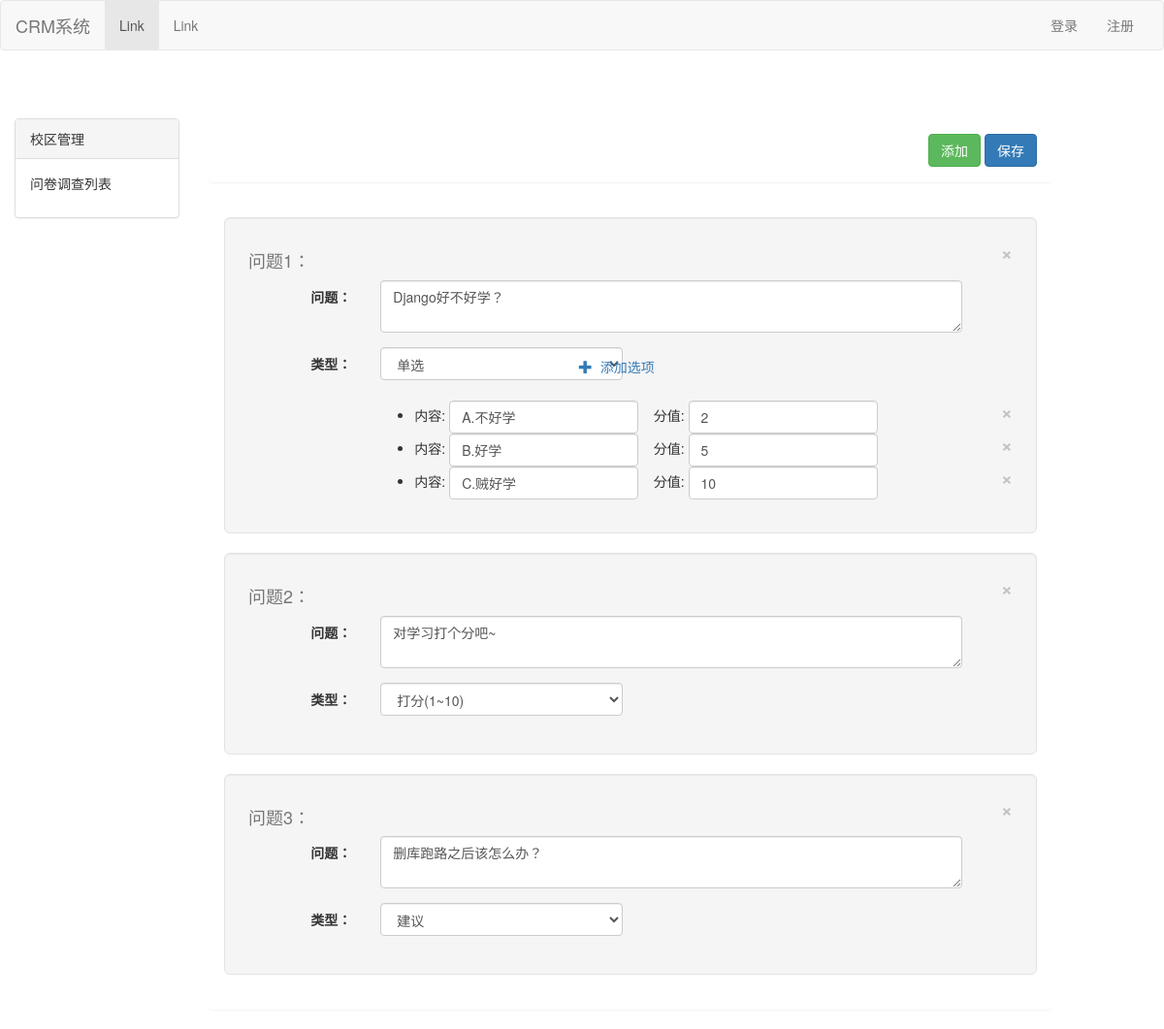
Page /question/8/ on the committed database.
### app01/models.py (models this page shows, shortened)
class Question(models.Model):
    caption = models.CharField(max_length=64, verbose_name='问题内容')
    question_types = (
        (1, '打分'),
        (2, '单选'),
        (3, 'c'),
    )
    tp = models.IntegerField(choices=question_types)
    naire = models.ForeignKey(to=Questionnaire, default=1)
    class Meta:
        verbose_name_plural = '问题表'

class Option(models.Model):
    name = models.CharField(verbose_name='选项名称', max_length=32)
    score = models.IntegerField(verbose_name='选项对应的分值')
    qs = models.ForeignKey(to='Question', verbose_name='管理问题')
    class Meta:
        verbose_name_plural = '单选题选项'

### app01/views.py (the view)
# urls.py: url(r'^question/(\d+)/$', views.question),
def question(request, nid):
    que_list = models.Question.objects.filter(naire_id=nid)
    types = {1: '打分(1~10)', 2: '单选', 3: '建议'}
    return render(request, 'que_list.html', {'que_list': que_list, 'types': types, 'naire_id': nid})

### templates/que_list.html (shortened to what this page needs)
{% extends 'index.html' %}
{% block link %}
    <link rel="stylesheet" href="/static/css/addQuestion.css">
{% endblock %}
{% block Content %}
    <div class="panel ">
        <div class="panel-body">
            <div class="pull-right">
                <button type="button" class="btn btn-success" id="addQuestion">添加</button>
                <button type="button" class="btn btn-primary">保存</button>
            </div>
        </div>
    </div>
    <div class="panel">
        <div class="panel-body" id="Questions">
            <form class="form-horizontal">
                {% for que in que_list %}
                    <div class="well well-lg">
                        <button type="button" class="close" data-dismiss="modal" aria-label="Close"
                                onclick="functiondel(this)">
                            <span aria-hidden="true">&times;</span>
                        </button>
                        <h4 style="color:#777">问题{{ forloop.counter }}：</h4>
                        <div class="form-group">
                            <label for="inputPassword" class="col-sm-2 col-md-2 control-label">问题：</label>
                            <div class="col-md-3">
                                <textarea name="" id="" cols="5" rows="2" class="form-control"
                                          style="width: 600px">{{ que.caption }}</textarea>
                            </div>
                        </div>
                        <div class="form-group">
                            <label for="inputPassword" class="col-sm-2 col-md-2 control-label">类型：</label>
                            <div class="col-md-3">
                                <select name="type_id" class="form-control types" style="width: 250px"
                                        onchange="selectchange(this)">
                                    {% for type,value in types.items %}
                                        {% if type == que.tp %}
                                            <option value="{{ type }}" selected>{{ value }}</option>
                                        {% else %}
                                            <option value="{{ type }}">{{ value }}</option>
                                        {% endif %}
                                    {% endfor %}
                                </select>
                            </div>
                            {% if que.tp == 2 %}
                                <ul class="nav col-md-2 col-sm-2 addoption" >
                                    <li role="presentation" class="active addSelect"  onclick="addSelectfunc(this)">
                                        <a><span class="glyphicon glyphicon-plus "
                                                 aria-hidden="true"></span>&nbsp;&nbsp;添加选项</a>
                                    </li>
                                </ul>
                            {% endif %}
                        </div>
                        {% if que.tp == 2 %}
                            <div class="col-md-offset-2 col-sm-offset-2">
                                <ul class="form-inline ">
                                    {% for option in que.option_set.all %}
                                        <li>
                                            内容:
                                            <input type="text" class="form-control" value="{{ option.name }}">
                                            &nbsp; &nbsp;分值:
                                            <input type="text" class="form-control" value="{{ option.score }}">
                                            <button type="button" class="close" data-dismiss="modal" aria-label="Close"
                                                    onclick="functiondel(this)">
                                                <span aria-hidden="true">&times;</span>
                                            </button>
                                        </li>
                                    {% endfor %}
                                </ul>
                            </div>
                        {% else %}
                            <div class="col-md-offset-2 col-sm-offset-2">
                                <ul class="form-inline " id="addop">
                                </ul>
                            </div>
                        {% endif %}
                    </div>
                {% endfor %}
            </form>
        </div>
    </div>
{% endblock %}

### rows in the picture
Question: caption "Django好不好学？", type_id "单选", shows "添加选项"
Option: name "A.不好学", score "2"
Option: name "B.好学", score "5"
Option: name "C.贼好学", score "10"
Question: caption "对学习打个分吧~", type_id "打分(1~10)"
Question: caption "删库跑路之后该怎么办？", type_id "建议"
